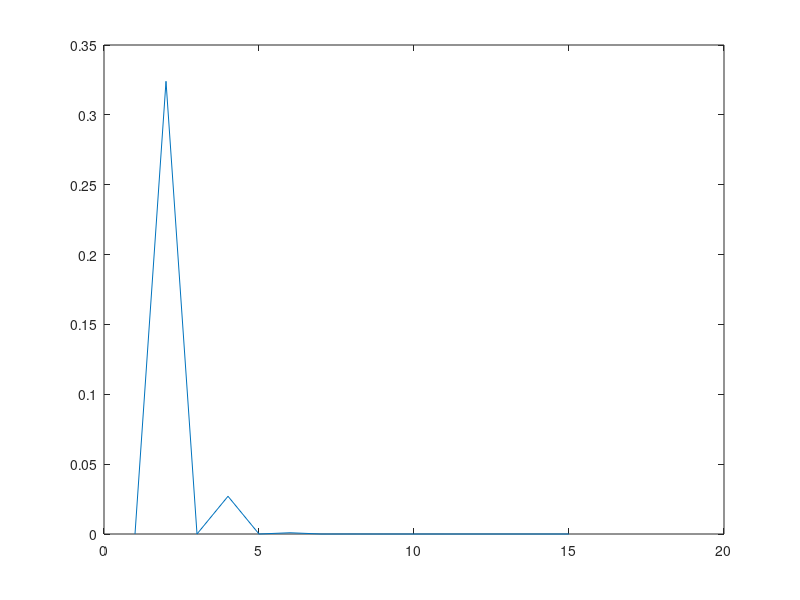

Write the MATLAB code that produced this figure.
tic;
clc;
clear;


alpha = 1;
    
number_photons = 1:1:15;

 % Probability
for i= 1:15; 

    p = 0:1:15; 
    
 % Normalization
 N = (2+2*exp(-2*alpha^2));
 
 P(i)= ((2/(N*factorial(i)))*(exp(-alpha^2)*(alpha.^2)^(i)+exp(-alpha^2)*(-alpha^2)^(i)));
 
 
end

  plot(number_photons,P);       
                